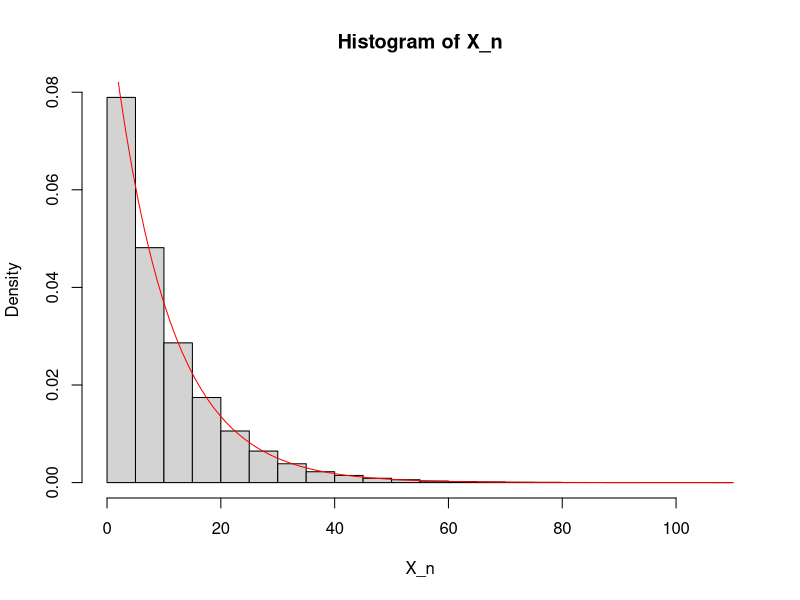

This figure's R source:
# TP2 - Variables continues
# Exercice 2 : Loi exponentielle

lambda = 0.1 # Intensité de la loi exponentielle
n = 100000
U_n = runif(n) # Simulation de n variables uniformes
X_n = -log(1-U_n)/lambda # fonction inverse
hist(X_n, prob = T)
curve(dexp(x, rate = lambda), col ="red", add = TRUE)

# Calcul de la probabilité qu'il n'y ait aucune alerte avant 22h30.
mean(X_n>30) #Proba empirique
pexp(30, lambda, lower.tail = FALSE) # Probabilité théorique

# Estimation empirique de la probabilité qu'il n'y ait aucune alerte avant 23h.
mean(X_n>60)

# Estimation empirique de la probabilité qu'il n'y ait aucune alerte avant 23h sachant qu'il n'y a aucune alerte avant 22h30.
X_n_30 <- X_n[which(X_n>30)]
mean(X_n_30>60)
pexp(30, lambda, lower.tail = FALSE)